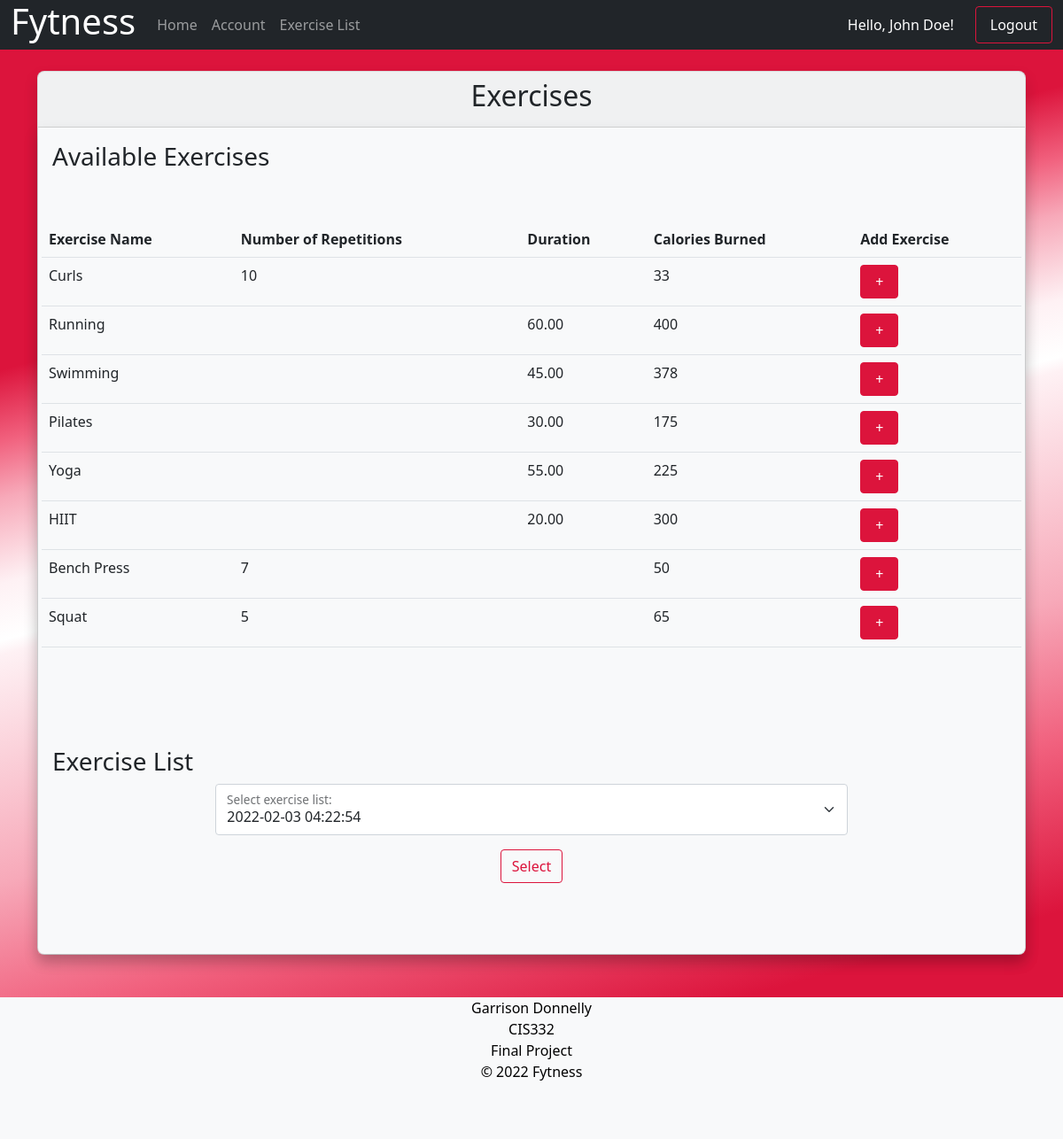
The page /exercise/index.php (signed in) on the database its author committed.
### tables this page shows
CREATE TABLE exercise (
    exercise_id             INT             NOT NULL    AUTO_INCREMENT,
    exercise_name           VARCHAR(60)     NOT NULL,
    exercise_duration       DECIMAL(5,2),  
    exercise_reps           INT,
    exercise_calories_burnt INT,
    PRIMARY KEY (exercise_id)
);

### model/exercise_db.php (called while the page is built, shortened)
<?php
function get_all_exercises(){
    global $db;
    $query = 'SELECT * FROM exercise';
    $statement = $db->prepare($query);
    $statement->execute();
    $exercises = $statement->fetchAll();
    return $exercises;
}
function get_exercise_list_by_user($user_id){
    global $db;
    $query = 'SELECT * FROM user_exercise_list WHERE user_id = :user_id ORDER BY exercise_list_date ASC';
    $statement = $db->prepare($query);
    $statement->bindValue(':user_id', $user_id);
    $statement->execute();
    $exercise_lists = $statement->fetchAll();
    return $exercise_lists;
}
?>

### exercise/view_exercise_list.php (the view, shortened to what this page needs)
<?php
    include '../view/header.php';
?>
        <div id="cardForm" class="card shadow mb-5">
            <div class="card-header text-center">
                <h2>Exercises</h2>
            </div>
            <div class="card-body shadow">
                <h3>Available Exercises</h3>
                <div class="row py-5 table-responsive-md">
                    <table class="table table-hover">
                        <tr>
                            <th>Exercise Name</th>
                            <th>Number of Repetitions</th>
                            <th>Duration</th>
                            <th>Calories Burned</th>
                            <th>Add Exercise</th>
                        </tr>
                        <?php foreach($_SESSION['exercises'] as $id => $exercise): ?>
                            <tr>
                                <form action="." method="post" id="exercises">
                                    <td>
                                        <?php echo $exercise['exercise_name']; ?>
                                    </td>
                                    <td>
                                        <?php echo $exercise['exercise_reps']; ?>
                                    </td>
                                    <td>
                                        <?php echo $exercise['exercise_duration']; ?>
                                    </td>
                                    <td>
                                        <?php echo $exercise['exercise_calories_burnt']; ?>
                                    </td>
                                    <td>
                                        <input type="submit" class="btn btn-primary px-3" value="&plus;">
                                    </td>
                                </form>
                            </tr>
                            <?php endforeach; ?>
                    </table>
                </div>
                <div class="row py-5">
                    <h3>Exercise List</h3>
                    <form action="." method="post" id="exercise_list" class="mb-0 col-8 my-auto mx-auto text-center">
                        <div class="form-floating">
                            <select class="form-select" id="list_select" name="exercise_list">
                                <?php $exercise_lists = get_exercise_list_by_user($_SESSION['user']['user_id']);?>
                                <?php if(isset($exercise_lists)): ?>
                                    <?php foreach($exercise_lists as $exercise_list): ?>
                                        <option value="<?php echo $exercise_list['exercise_list_id']; ?>"><?php echo $exercise_list['exercise_list_date']; ?></option>
                                    <?php endforeach; ?>
                                <?php endif; ?>
                            </select>
                            <label for="exercise_list" class="form-label">Select exercise list:</label>
                        </div>
                        <input class="btn btn-outline-primary my-3" type="submit" value="Select">
                    </form>
                </div>
            </div>
        </div>
    </div>
<?php include '../view/footer.php'; ?>

### exercise/index.php (shortened to what this page needs)
<?php
require_once('../util/main.php');
require_once('../model/exercise_db.php');
if (isset($_SESSION['user'])) {
    $action = filter_input(INPUT_POST, 'action');
    if($action == NULL){
        $action = filter_input(INPUT_GET, 'action');
        if ($action == NULL) {
            $action = 'view_exercise_list';
        }
    }
}
else{
    redirect('../account/');
}
switch($action) {
    case 'view_exercise_list':
        $_SESSION['exercises'] = get_all_exercises();
        include '../exercise/view_exercise_list.php';
        break;
}
?>

### view/header.php (shortened to what this page needs)
<!DOCTYPE html>
<html lang="en">
<head>
  <link href="../css/bootstrap.min.css" rel="stylesheet">
  <link href="../css/main.css" rel="stylesheet">
</head>
<body>
<header>
    <nav class="py-md-0 navbar navbar-expand-md fixed-top navbar-dark bg-dark text-white">
        <div class="container-fluid">
            <h1 class="me-3">Fytness</h1>
            <div class="collapse navbar-collapse" id="navbarCollapse">
                <ul class="navbar-nav me-auto">
                    <li class="nav-item"><a class="nav-link" href="../account/">Home</a></li>
                    <li class="nav-item"><a class="nav-link" href="../account/?action=view_account">Account</a></li>
                    <li class="nav-item"><a class="nav-link" href="../exercise/">Exercise List</a></li>
                </ul>
                <?php if(isset($_SESSION['user'])): ?>
                    <p class="mb-0 px-4">Hello, <?php echo $_SESSION['user']['user_fname']. ' '. $_SESSION['user']['user_lname'] . '!'; ?></p>
                    <a class="nav-link btn btn-outline-primary text-white float-md-end" href="../account/?action=logout">Logout</a>
                <?php else: ?>
                    <a class="nav-link btn btn-outline-primary text-white float-md-end" href="../account/?action=view_login">Login</a>
                <?php endif; ?>
            </div>
        </div>
    </nav>
</header>
<main>
    <div class="container mt-5">

### view/footer.php (shortened to what this page needs)
</main>
<footer class="footer pb-5 mt-5 bg-light">
    <p>
        Garrison Donnelly</br>
        CIS332</br>
        Final Project</br>
        &copy; <?php echo date("Y"); ?> Fytness
    </p>
</footer>
</body>
</html>

### css/main.css (style rules this page uses)
html, body, main, .container, .container_fluid { min-height: 100vh; position: relative; }
.card { border-radius: .5rem; }
body { background: linear-gradient(165deg, #dc143c 26%, #f1617e 31%, #f7a9b9 35%,#fef1f4 41%, #ffffff 45%, #fef1f4 46%, #f7a9b9 62%, #f1617e 72%, #dc143c 84%); }
.btn-primary { background-color: #dc143c; border-color: #dc143c; }
.btn-outline-primary { color: #dc143c; border-color: #dc143c; }
.footer { bottom: 5px; width: 100%; text-align: center; color: black; }
#cardForm { background-color: #f8f9fa; margin-top: 5rem; }

### rows shown on the page
exercise: exercise_name "Curls", exercise_reps "10", exercise_calories_burnt "33"
exercise: exercise_name "Running", exercise_duration "60.00", exercise_calories_burnt "400"
exercise: exercise_name "Swimming", exercise_duration "45.00", exercise_calories_burnt "378"
exercise: exercise_name "Pilates", exercise_duration "30.00", exercise_calories_burnt "175"
exercise: exercise_name "Yoga", exercise_duration "55.00", exercise_calories_burnt "225"
exercise: exercise_name "HIIT", exercise_duration "20.00", exercise_calories_burnt "300"
exercise: exercise_name "Bench Press", exercise_reps "7", exercise_calories_burnt "50"
exercise: exercise_name "Squat", exercise_reps "5", exercise_calories_burnt "65"

### other values the page prints
$_SESSION['user']['user_fname'] "John"
$_SESSION['user']['user_lname'] "Doe"
form field exercise_list "2022-02-03 04:22:54"
